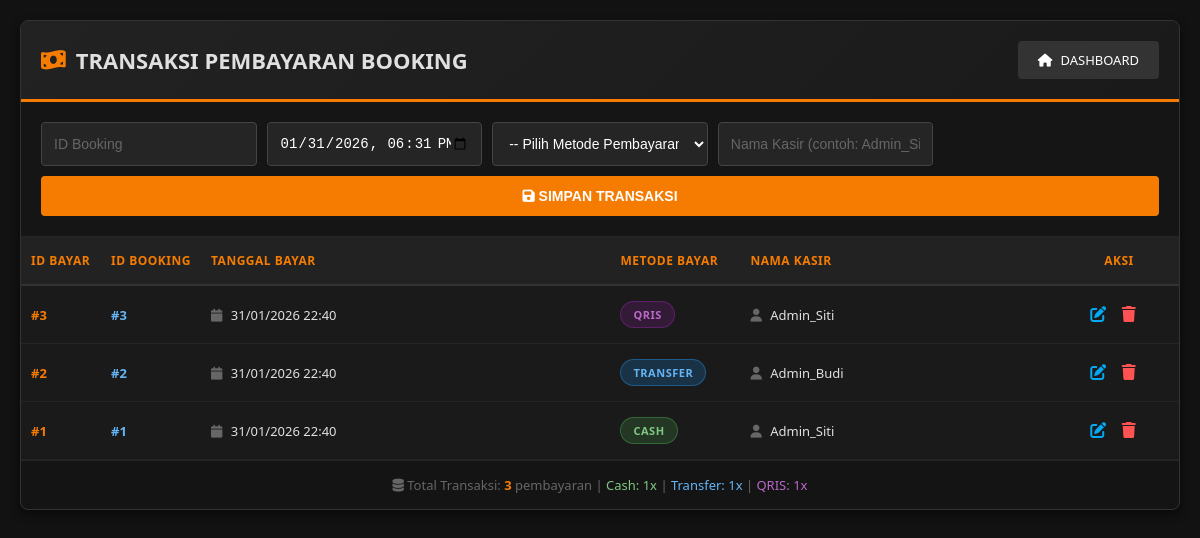
The page /transaksi/transaksi_pembayaran.php on the database its author committed.
### tables this page shows
CREATE TABLE `pembayaran` (
  `id_pembayaran` int(11) NOT NULL,
  `id_booking` int(11) DEFAULT NULL,
  `tgl_bayar` datetime DEFAULT current_timestamp(),
  `metode_bayar` varchar(50) DEFAULT NULL,
  `nama_kasir` varchar(50) DEFAULT NULL
);

### transaksi/transaksi_pembayaran.php (the view, shortened to what this page needs)
<?php
$conn = mysqli_connect("localhost", "root", "", "db_futsal");
mysqli_set_charset($conn, "utf8");
?>
<!DOCTYPE html>
<html lang="id">
<head>
    <link rel="stylesheet" href="https://cdnjs.cloudflare.com/ajax/libs/font-awesome/6.4.0/css/all.min.css">
</head>
<body>
<div class="box">
    <div class="header">
        <h2>
            <i class="fa fa-money-bill-wave" style="color:#f57c00;"></i>
            TRANSAKSI PEMBAYARAN BOOKING
        </h2>
        <a href="../index.php" class="btn-dash">
            <i class="fa fa-home"></i> DASHBOARD
        </a>
    </div>
    <form method="POST" class="form-area">
        <input type="number" name="id_booking" placeholder="ID Booking" required min="1">
        <input type="datetime-local" name="tgl_bayar" placeholder="Tanggal Bayar" required>
        <select name="metode_bayar" required>
            <option value="">-- Pilih Metode Pembayaran --</option>
        </select>
        <input type="text" name="nama_kasir" placeholder="Nama Kasir (contoh: Admin_Siti)" required>
        <button type="submit" name="tambah" class="btn-simpan">
            <i class="fa fa-save"></i> SIMPAN TRANSAKSI
        </button>
    </form>
    <div class="table-wrapper">
        <table>
            <thead>
                <tr>
                    <th style="width:80px;">ID BAYAR</th>
                    <th style="width:100px;">ID BOOKING</th>
                    <th>TANGGAL BAYAR</th>
                    <th style="width:130px;">METODE BAYAR</th>
                    <th>NAMA KASIR</th>
                    <th style="text-align:center; width:120px;">AKSI</th>
                </tr>
            </thead>
            <tbody>
                <?php
                $q = mysqli_query($conn, "SELECT * FROM pembayaran ORDER BY id_pembayaran DESC");
                if (!$q) {
                    echo "<tr><td colspan='6' style='text-align:center; color:#ff5252; padding:30px;'>";
                    echo "<i class='fa fa-exclamation-circle' style='font-size:48px; margin-bottom:15px; display:block;'></i>";
                    echo "<strong>ERROR QUERY:</strong><br>" . mysqli_error($conn);
                    echo "</td></tr>";
                } elseif (mysqli_num_rows($q) == 0) {
                    echo "<tr><td colspan='6' class='empty-state'>";
                    echo "<i class='fa fa-inbox'></i>";
                    echo "<h3 style='color:#999; margin-bottom:10px;'>Belum Ada Transaksi</h3>";
                    echo "<p style='color:#666;'>Silakan tambahkan transaksi pembayaran baru menggunakan form di atas.</p>";
                    echo "</td></tr>";
                } else {
                    while($row = mysqli_fetch_assoc($q)){
                        $badge_class = 'badge-cash';
                        if(strtolower($row['metode_bayar']) == 'transfer'){
                            $badge_class = 'badge-transfer';
                        } elseif(strtolower($row['metode_bayar']) == 'qris'){
                            $badge_class = 'badge-qris';
                        }
                        $tgl = date('d/m/Y H:i', strtotime($row['tgl_bayar']));
                ?>
                <tr>
                    <td><strong style="color:#f57c00;">#<?= $row['id_pembayaran'] ?></strong></td>
                    <td><strong style="color:#64b5f6;">#<?= $row['id_booking'] ?></strong></td>
                    <td>
                        <i class="fa fa-calendar" style="color:#666; margin-right:5px;"></i>
                        <?= $tgl ?>
                    </td>
                    <td>
                        <span class="badge-metode <?= $badge_class ?>">
                            <?= htmlspecialchars($row['metode_bayar']) ?>
                        </span>
                    </td>
                    <td>
                        <i class="fa fa-user" style="color:#666; margin-right:5px;"></i>
                        <?= htmlspecialchars($row['nama_kasir']) ?>
                    </td>
                    <td align="center" style="white-space:nowrap;">
                        <i class="fa fa-edit action-icon"
                           style="color:#03a9f4;"
                           onclick="bukaEdit('<?= $row['id_pembayaran'] ?>','<?= $row['id_booking'] ?>','<?= date('Y-m-d\TH:i', strtotime($row['tgl_bayar'])) ?>','<?= $row['metode_bayar'] ?>','<?= htmlspecialchars($row['nama_kasir']) ?>')"
                           title="Edit Transaksi"></i>
                        <a href="?hapus=<?= $row['id_pembayaran'] ?>"
                           style="color:#ff5252; text-decoration:none;"
                           onclick="return confirm('⚠️ Yakin ingin menghapus transaksi pembayaran ID #<?= $row['id_pembayaran'] ?>?\n\nData yang dihapus tidak dapat dikembalikan!')">
                            <i class="fa fa-trash action-icon" title="Hapus Transaksi"></i>
                        </a>
                    </td>
                </tr>
                <?php
                    }
                }
                ?>
            </tbody>
        </table>
    </div>
    <div class="footer-info">
        <i class="fa fa-database"></i>
        Total Transaksi: <b><?= mysqli_num_rows($q) ?></b> pembayaran
        <?php
        $total_cash = 0;
        $total_transfer = 0;
        $total_qris = 0;
        mysqli_data_seek($q, 0);
        while($row = mysqli_fetch_assoc($q)){
            $metode = strtolower($row['metode_bayar']);
            if($metode == 'cash'){
                $total_cash++;
            } elseif($metode == 'transfer'){
                $total_transfer++;
            } elseif($metode == 'qris'){
                $total_qris++;
            }
        }
        ?>
        | <span style="color:#81c784;">Cash: <?= $total_cash ?>x</span>
        | <span style="color:#64b5f6;">Transfer: <?= $total_transfer ?>x</span>
        | <span style="color:#ba68c8;">QRIS: <?= $total_qris ?>x</span>
    </div>
</div>
</body>
</html>

### transaksi/transaksi_pembayaran.php (style rules this page uses)
* { margin: 0; padding: 0; box-sizing: border-box; }
body { background: #121212; color: #e0e0e0; font-family: 'Segoe UI', Tahoma, Geneva, Verdana, sans-serif; padding: 20px; }
.box { max-width: 1300px; margin: auto; background: #1a1a1a; border: 1px solid #333; border-radius: 8px; box-shadow: 0 4px 10px rgba(0,0,0,0.5); }
.header { background: linear-gradient(135deg, #222 0%, #1a1a1a 100%); padding: 20px; border-bottom: 3px solid #f57c00; display: flex; justify-content: space-between; align-items: center; border-radius: 8px 8px 0 0; flex-wrap: wrap; gap: 10px; }
.header h2 { margin: 0; display: flex; align-items: center; gap: 10px; font-size: 22px; }
.form-area { padding: 20px; background: #151515; display: grid; grid-template-columns: repeat(auto-fit, minmax(200px, 1fr)); gap: 10px; border-bottom: 1px solid #252525; }
input, select { background: #252525; color: #fff; border: 1px solid #444; padding: 12px; border-radius: 4px; outline: none; transition: border-color 0.3s; font-size: 14px; }
input::placeholder { color: #666; }
.btn-simpan { background: #f57c00; color: #fff; border: none; padding: 12px 25px; border-radius: 4px; font-weight: bold; cursor: pointer; grid-column: 1 / -1; transition: all 0.3s; font-size: 14px; }
.btn-dash { background: #333; color: #fff; text-decoration: none; padding: 10px 20px; border-radius: 4px; font-size: 13px; transition: all 0.3s; display: inline-flex; align-items: center; gap: 8px; }
.table-wrapper { overflow-x: auto; }
table { width: 100%; border-collapse: collapse; min-width: 900px; }
th { background: #222; color: #f57c00; padding: 15px 10px; text-align: left; font-size: 12px; text-transform: uppercase; font-weight: 600; letter-spacing: 0.5px; border-bottom: 2px solid #333; }
td { padding: 15px 10px; border-bottom: 1px solid #252525; font-size: 13px; }
.badge-metode { padding: 5px 12px; border-radius: 20px; font-weight: bold; font-size: 11px; text-transform: uppercase; display: inline-block; letter-spacing: 0.5px; }
.badge-cash { background: rgba(76,175,80,0.2); color: #81c784; border: 1px solid rgba(76,175,80,0.4); }
.badge-transfer { background: rgba(33,150,243,0.2); color: #64b5f6; border: 1px solid rgba(33,150,243,0.4); }
.badge-qris { background: rgba(156,39,176,0.2); color: #ba68c8; border: 1px solid rgba(156,39,176,0.4); }
.action-icon { cursor: pointer; margin-right: 12px; font-size: 16px; transition: all 0.2s; }
.footer-info { padding: 15px 20px; background: #141414; border-top: 1px solid #252525; color: #666; text-align: center; font-size: 13px; border-radius: 0 0 8px 8px; }
.footer-info b { color: #f57c00; }

### rows shown on the page
pembayaran: id_pembayaran "3", id_booking "3", tgl_bayar "31/01/2026 22:40", metode_bayar "QRIS", nama_kasir "Admin_Siti"
pembayaran: id_pembayaran "2", id_booking "2", tgl_bayar "31/01/2026 22:40", metode_bayar "TRANSFER", nama_kasir "Admin_Budi"
pembayaran: id_pembayaran "1", id_booking "1", tgl_bayar "31/01/2026 22:40", metode_bayar "CASH", nama_kasir "Admin_Siti"

### other values the page prints
mysqli_num_rows($q) "3"
$total_cash "1"
$total_transfer "1"
$total_qris "1"
